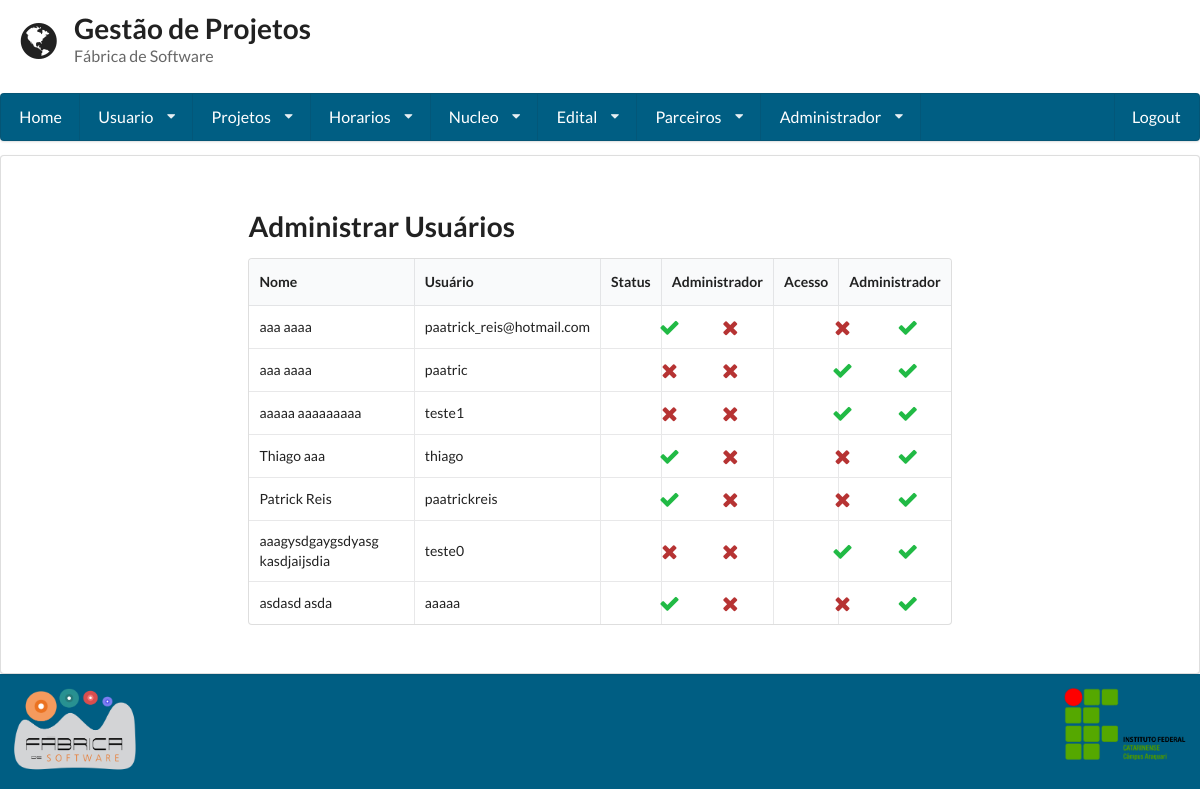
The page /desbloquear_usuario/ (signed in) on the database its author committed.
### gestaoapp/models/usuario.py (models this page shows, shortened)
class Usuario(User):
	PERIODO_CHOICES = (
		('primeiro', '1° Semestre'),
		('segundo', '2° Semestre'),
		('terceiro', '3° Semestre'),
		('quarto', '4° Semestre'),
		('quinto', '5° Semestre'),
		('sexto', '6° Semestre'),
		('setimo', '7° Semestre'),
		('oitavo', '8° Semestre'),
		('nono', '9° Semestre'),
		('decimo', '10° Semestre'),
	)
	VINCULO_CHOICES = (
		('Aluno', 'Aluno'),
		('Professor', 'Professor'),
	)
	periodo = models.CharField(
		max_length=255,null=True, blank=True,
		choices=PERIODO_CHOICES
	)
	vinculo_institucional = models.CharField(
		max_length=255,null=True, blank=True,
		choices=VINCULO_CHOICES)
	email_opcional = models.EmailField(max_length=254, null=True, blank=True)
	matricula = models.CharField(max_length=255, unique = True)
	foto = models.ImageField('Imagem', upload_to='static/imagens/')
	carga_horaria = models.IntegerField(validators=[MaxValueValidator(100),MinValueValidator(1)])
	telefone1 = models.CharField(max_length=11)
	telefone2 = models.CharField(max_length=11, blank=True, null=True)
	curso = models.ForeignKey(Curso, null=True, blank=True)
	dia = models.ManyToManyField(Horario, blank=True)
	verificacao=models.CharField(max_length=255,null=True, blank=True, unique = True)
	lattes = models.URLField(null=True, blank=True)
	desc = models.TextField()

### gestaoapp/views/usuario.py (the view, shortened to what this page needs)
# urls.py: url(r'^desbloquear_usuario/', AdministrarUsuario.as_view()),
class AdministrarUsuario(LoginRequiredMixin, View):
	template = 'usuario/desbloquear.html'
	def get(self, request):
		form = Busca()
		usuario = Usuario.objects.all()
		return render(request, self.template, {'usuarios': usuario ,"form": form})

### gestaoapp/templates/usuario/desbloquear.html (shortened to what this page needs)
{% extends 'base.html'%}
{% block conteudo%}
{% if user.is_superuser %}
<form method='POST' action='/ConsultaLivro/' class="ui form">
    <h1 class=" ui header">Administrar Usuários</h1>
	<table class="ui celled table">
		<thead>
			<tr>
			    <th>Nome</th>
			    <th>Usuário</th>
			    <th>Status</th>
			    <th>Administrador</th>
			    <th>Acesso</th>
			    <th>Administrador</th>
			</tr>
		</thead>
		<tbody>
			{% for usuario in usuarios %}
		    <tr>
			   	<td>{{ usuario.first_name }} {{ usuario.last_name }} </td>
			   	<td>{{usuario.username}}</td>
			   	{% if usuario.is_active %}
			   	<td class="centro"><i class="checkmark green large icon"></i></td>
			   	{% else %}
			   	<td class="centro"><i class="remove icone_red large icon"></i></td>
			   	{% endif %}
			   	{% if usuario.is_superuser %}
			   	<td class="centro"><i class="checkmark green large icon"></i></td>
			   	{% else %}
			   	<td class="centro"><i class="remove icone_red large icon"></i></td>
			   	{% endif %}
			   	{% if usuario.is_active %}
                    <td class="centro"><a href="/bloquear_usuario/{{ usuario.verificacao }}"><i
                            class="remove icone_red large icon"></i></a></td>
			   	{% else %}
                    <td class="centro"><a href="/liberar_usuario/{{ usuario.verificacao }}"><i
                            class="checkmark green large icon"></i></a></td>
			   	{% endif %}
			   	{% if usuario.is_superuser %}
                    <td class="centro"><a href="0/adm_off/{{ usuario.verificacao }}"><i
                            class="remove icone_red large icon"></i></a></td>
			   	{% else %}
                    <td class="centro"><a href="/adm_on/{{ usuario.verificacao }}"><i
                            class="checkmark green large icon"></i></a></td>
			   	{% endif %}
		    </tr>
    		{% endfor %}
		</tbody>
	</table>
</form>
{%endif%}
{%endblock%}

### static/semantic/base.css (style rules this page uses)
.centro { padding-left:8% !important; }
.icone_red { color:#B63333; }

### rows shown on the page
Usuario: first_name "aaa", last_name "aaaa", username "paatrick_reis@hotmail.com"
Usuario: first_name "aaa", last_name "aaaa", username "paatric"
Usuario: first_name "aaaaa", last_name "aaaaaaaaa", username "teste1"
Usuario: first_name "Thiago", last_name "aaa", username "thiago"
Usuario: first_name "Patrick", last_name "Reis", username "paatrickreis"
Usuario: first_name "aaagysdgaygsdyasg", last_name "kasdjaijsdia", username "teste0"
Usuario: first_name "asdasd", last_name "asda", username "aaaaa"
